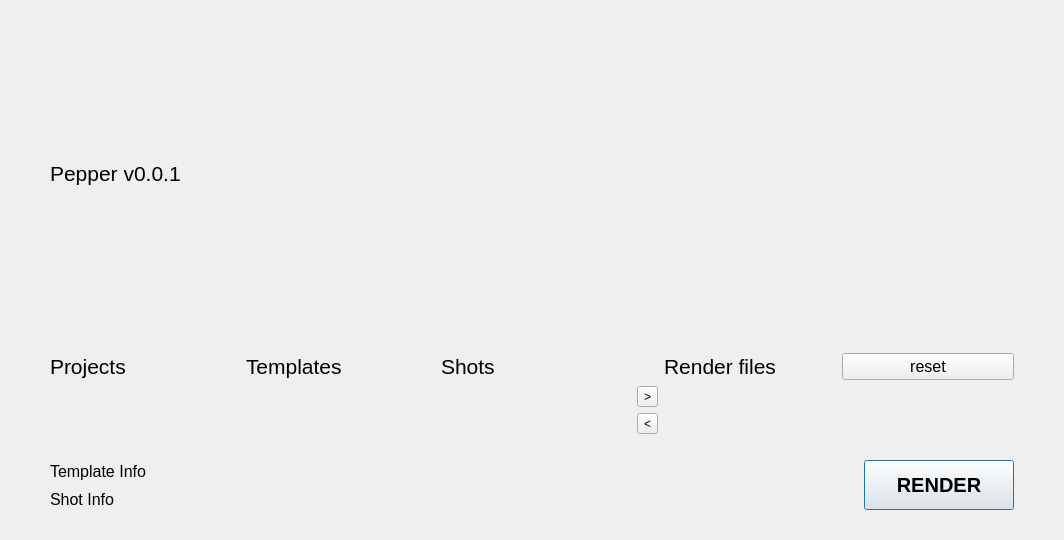
<?xml version="1.0" encoding="UTF-8"?>
<ui version="4.0">
 <class>BlackPepper</class>
 <widget class="QDialog" name="BlackPepper">
  <property name="geometry">
   <rect>
    <x>0</x>
    <y>0</y>
    <width>1064</width>
    <height>540</height>
   </rect>
  </property>
  <property name="windowTitle">
   <string>Dialog</string>
  </property>
  <layout class="QGridLayout" name="gridLayout_2">
   <property name="leftMargin">
    <number>50</number>
   </property>
   <property name="topMargin">
    <number>30</number>
   </property>
   <property name="rightMargin">
    <number>50</number>
   </property>
   <property name="bottomMargin">
    <number>30</number>
   </property>
   <item row="2" column="0">
    <layout class="QHBoxLayout" name="horizontalLayout">
     <item>
      <layout class="QVBoxLayout" name="verticalLayout_3">
       <item>
        <layout class="QHBoxLayout" name="horizontalLayout_6">
         <item>
          <widget class="QLabel" name="label_9">
           <property name="sizePolicy">
            <sizepolicy hsizetype="Minimum" vsizetype="Preferred">
             <horstretch>0</horstretch>
             <verstretch>0</verstretch>
            </sizepolicy>
           </property>
           <property name="font">
            <font>
             <pointsize>12</pointsize>
            </font>
           </property>
           <property name="text">
            <string>Template Info</string>
           </property>
          </widget>
         </item>
         <item>
          <widget class="QLabel" name="template_info_label">
           <property name="sizePolicy">
            <sizepolicy hsizetype="Minimum" vsizetype="Preferred">
             <horstretch>0</horstretch>
             <verstretch>0</verstretch>
            </sizepolicy>
           </property>
           <property name="minimumSize">
            <size>
             <width>600</width>
             <height>0</height>
            </size>
           </property>
           <property name="text">
            <string/>
           </property>
          </widget>
         </item>
        </layout>
       </item>
       <item>
        <layout class="QHBoxLayout" name="horizontalLayout_7">
         <item>
          <widget class="QLabel" name="label_7">
           <property name="sizePolicy">
            <sizepolicy hsizetype="Minimum" vsizetype="Preferred">
             <horstretch>0</horstretch>
             <verstretch>0</verstretch>
            </sizepolicy>
           </property>
           <property name="font">
            <font>
             <pointsize>12</pointsize>
            </font>
           </property>
           <property name="text">
            <string>Shot Info</string>
           </property>
          </widget>
         </item>
         <item>
          <widget class="QLabel" name="shot_info_label">
           <property name="sizePolicy">
            <sizepolicy hsizetype="Minimum" vsizetype="Preferred">
             <horstretch>0</horstretch>
             <verstretch>0</verstretch>
            </sizepolicy>
           </property>
           <property name="minimumSize">
            <size>
             <width>600</width>
             <height>0</height>
            </size>
           </property>
           <property name="text">
            <string/>
           </property>
          </widget>
         </item>
        </layout>
       </item>
      </layout>
     </item>
     <item>
      <spacer name="horizontalSpacer">
       <property name="orientation">
        <enum>Qt::Horizontal</enum>
       </property>
       <property name="sizeType">
        <enum>QSizePolicy::Fixed</enum>
       </property>
       <property name="sizeHint" stdset="0">
        <size>
         <width>40</width>
         <height>20</height>
        </size>
       </property>
      </spacer>
     </item>
     <item>
      <widget class="QPushButton" name="render_btn">
       <property name="sizePolicy">
        <sizepolicy hsizetype="Fixed" vsizetype="Fixed">
         <horstretch>0</horstretch>
         <verstretch>0</verstretch>
        </sizepolicy>
       </property>
       <property name="minimumSize">
        <size>
         <width>150</width>
         <height>50</height>
        </size>
       </property>
       <property name="font">
        <font>
         <pointsize>15</pointsize>
         <weight>75</weight>
         <bold>true</bold>
        </font>
       </property>
       <property name="text">
        <string>RENDER</string>
       </property>
      </widget>
     </item>
    </layout>
   </item>
   <item row="0" column="0">
    <layout class="QVBoxLayout" name="verticalLayout_2">
     <item>
      <widget class="QLabel" name="label_3">
       <property name="font">
        <font>
         <pointsize>16</pointsize>
        </font>
       </property>
       <property name="text">
        <string>Pepper v0.0.1</string>
       </property>
      </widget>
     </item>
     <item>
      <layout class="QGridLayout" name="gridLayout_3">
       <item row="1" column="0">
        <widget class="QLabel" name="label">
         <property name="font">
          <font>
           <pointsize>16</pointsize>
          </font>
         </property>
         <property name="text">
          <string>Projects</string>
         </property>
        </widget>
       </item>
       <item row="1" column="5">
        <layout class="QHBoxLayout" name="horizontalLayout_2">
         <item>
          <widget class="QLabel" name="label_5">
           <property name="font">
            <font>
             <pointsize>16</pointsize>
            </font>
           </property>
           <property name="text">
            <string>Render files</string>
           </property>
          </widget>
         </item>
         <item>
          <widget class="QPushButton" name="reset_btn">
           <property name="font">
            <font>
             <pointsize>12</pointsize>
            </font>
           </property>
           <property name="text">
            <string>reset</string>
           </property>
          </widget>
         </item>
        </layout>
       </item>
       <item row="1" column="2">
        <widget class="QLabel" name="label_4">
         <property name="font">
          <font>
           <pointsize>16</pointsize>
          </font>
         </property>
         <property name="text">
          <string>Shots</string>
         </property>
        </widget>
       </item>
       <item row="2" column="3">
        <layout class="QVBoxLayout" name="verticalLayout_4">
         <item>
          <widget class="QToolButton" name="append_btn">
           <property name="text">
            <string>&gt;</string>
           </property>
          </widget>
         </item>
         <item>
          <widget class="QToolButton" name="del_btn">
           <property name="text">
            <string>&lt;</string>
           </property>
          </widget>
         </item>
        </layout>
       </item>
       <item row="1" column="1">
        <widget class="QLabel" name="label_2">
         <property name="font">
          <font>
           <pointsize>16</pointsize>
          </font>
         </property>
         <property name="text">
          <string>Templates</string>
         </property>
        </widget>
       </item>
       <item row="0" column="0">
        <spacer name="verticalSpacer">
         <property name="orientation">
          <enum>Qt::Vertical</enum>
         </property>
         <property name="sizeType">
          <enum>QSizePolicy::Fixed</enum>
         </property>
         <property name="sizeHint" stdset="0">
          <size>
           <width>50</width>
           <height>30</height>
          </size>
         </property>
        </spacer>
       </item>
       <item row="0" column="5">
        <spacer name="horizontalSpacer_2">
         <property name="orientation">
          <enum>Qt::Horizontal</enum>
         </property>
         <property name="sizeType">
          <enum>QSizePolicy::Minimum</enum>
         </property>
         <property name="sizeHint" stdset="0">
          <size>
           <width>350</width>
           <height>1</height>
          </size>
         </property>
        </spacer>
       </item>
      </layout>
     </item>
    </layout>
   </item>
   <item row="1" column="0">
    <spacer name="verticalSpacer_2">
     <property name="orientation">
      <enum>Qt::Vertical</enum>
     </property>
     <property name="sizeType">
      <enum>QSizePolicy::Fixed</enum>
     </property>
     <property name="sizeHint" stdset="0">
      <size>
       <width>20</width>
       <height>20</height>
      </size>
     </property>
    </spacer>
   </item>
  </layout>
 </widget>
 <resources/>
 <connections/>
</ui>
